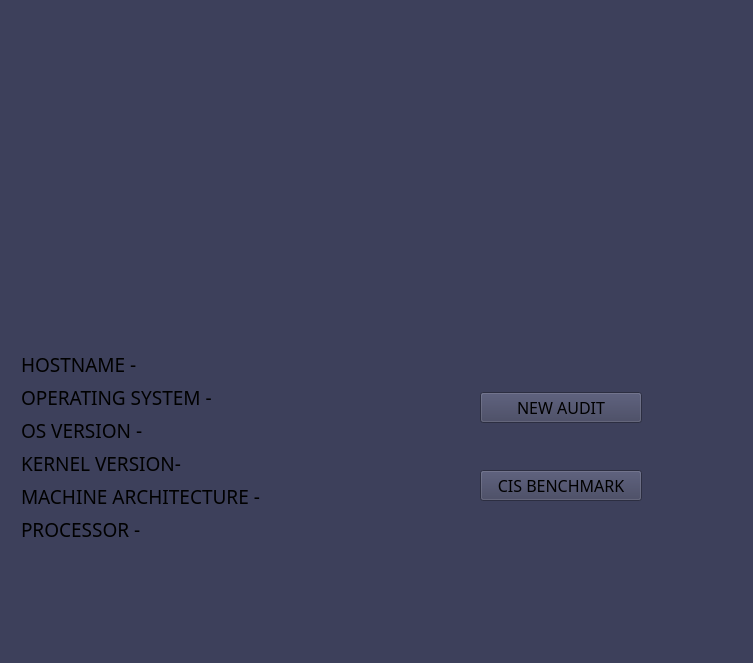
<?xml version="1.0" encoding="UTF-8"?>
<ui version="4.0">
 <class>start_page</class>
 <widget class="QWidget" name="start_page">
  <property name="geometry">
   <rect>
    <x>0</x>
    <y>0</y>
    <width>753</width>
    <height>663</height>
   </rect>
  </property>
  <property name="sizePolicy">
   <sizepolicy hsizetype="Fixed" vsizetype="Fixed">
    <horstretch>0</horstretch>
    <verstretch>0</verstretch>
   </sizepolicy>
  </property>
  <property name="minimumSize">
   <size>
    <width>753</width>
    <height>663</height>
   </size>
  </property>
  <property name="maximumSize">
   <size>
    <width>16777215</width>
    <height>663</height>
   </size>
  </property>
  <property name="font">
   <font>
    <family>DM Mono</family>
    <pointsize>12</pointsize>
   </font>
  </property>
  <property name="windowTitle">
   <string>EASY AUDIT - HOME PAGE</string>
  </property>
  <property name="styleSheet">
   <string notr="true">background-color: rgb(61, 64, 91);</string>
  </property>
  <layout class="QVBoxLayout" name="verticalLayout_3">
   <item>
    <layout class="QHBoxLayout" name="app_logo_hlayout">
     <item>
      <spacer name="hspacer_3">
       <property name="orientation">
        <enum>Qt::Orientation::Horizontal</enum>
       </property>
       <property name="sizeHint" stdset="0">
        <size>
         <width>40</width>
         <height>20</height>
        </size>
       </property>
      </spacer>
     </item>
     <item>
      <widget class="QLabel" name="logo_lbl">
       <property name="maximumSize">
        <size>
         <width>360</width>
         <height>120</height>
        </size>
       </property>
       <property name="frameShape">
        <enum>QFrame::Shape::NoFrame</enum>
       </property>
       <property name="text">
        <string/>
       </property>
       <property name="pixmap">
        <pixmap>NAME-with-TAGLINE.png</pixmap>
       </property>
       <property name="scaledContents">
        <bool>true</bool>
       </property>
      </widget>
     </item>
     <item>
      <spacer name="hspacer_2">
       <property name="orientation">
        <enum>Qt::Orientation::Horizontal</enum>
       </property>
       <property name="sizeHint" stdset="0">
        <size>
         <width>40</width>
         <height>20</height>
        </size>
       </property>
      </spacer>
     </item>
    </layout>
   </item>
   <item>
    <layout class="QHBoxLayout" name="horizontalLayout">
     <item>
      <layout class="QVBoxLayout" name="verticalLayout_2">
       <property name="leftMargin">
        <number>10</number>
       </property>
       <item>
        <widget class="QLabel" name="hostname_lbl">
         <property name="sizePolicy">
          <sizepolicy hsizetype="Minimum" vsizetype="Minimum">
           <horstretch>0</horstretch>
           <verstretch>0</verstretch>
          </sizepolicy>
         </property>
         <property name="font">
          <font>
           <family>DM Mono</family>
           <pointsize>14</pointsize>
          </font>
         </property>
         <property name="text">
          <string>HOSTNAME - </string>
         </property>
         <property name="alignment">
          <set>Qt::AlignmentFlag::AlignLeading|Qt::AlignmentFlag::AlignLeft|Qt::AlignmentFlag::AlignVCenter</set>
         </property>
        </widget>
       </item>
       <item>
        <widget class="QLabel" name="os_name_lbl">
         <property name="sizePolicy">
          <sizepolicy hsizetype="Minimum" vsizetype="Preferred">
           <horstretch>0</horstretch>
           <verstretch>0</verstretch>
          </sizepolicy>
         </property>
         <property name="font">
          <font>
           <family>DM Mono</family>
           <pointsize>14</pointsize>
          </font>
         </property>
         <property name="text">
          <string>OPERATING SYSTEM - </string>
         </property>
         <property name="alignment">
          <set>Qt::AlignmentFlag::AlignLeading|Qt::AlignmentFlag::AlignLeft|Qt::AlignmentFlag::AlignVCenter</set>
         </property>
        </widget>
       </item>
       <item>
        <widget class="QLabel" name="os_version_lbl">
         <property name="sizePolicy">
          <sizepolicy hsizetype="Minimum" vsizetype="Preferred">
           <horstretch>0</horstretch>
           <verstretch>0</verstretch>
          </sizepolicy>
         </property>
         <property name="font">
          <font>
           <family>DM Mono</family>
           <pointsize>14</pointsize>
          </font>
         </property>
         <property name="text">
          <string>OS VERSION - </string>
         </property>
         <property name="alignment">
          <set>Qt::AlignmentFlag::AlignLeading|Qt::AlignmentFlag::AlignLeft|Qt::AlignmentFlag::AlignVCenter</set>
         </property>
        </widget>
       </item>
       <item>
        <widget class="QLabel" name="kernel_lbl">
         <property name="sizePolicy">
          <sizepolicy hsizetype="Minimum" vsizetype="Preferred">
           <horstretch>0</horstretch>
           <verstretch>0</verstretch>
          </sizepolicy>
         </property>
         <property name="font">
          <font>
           <family>DM Mono</family>
           <pointsize>14</pointsize>
          </font>
         </property>
         <property name="text">
          <string>KERNEL VERSION- </string>
         </property>
         <property name="alignment">
          <set>Qt::AlignmentFlag::AlignLeading|Qt::AlignmentFlag::AlignLeft|Qt::AlignmentFlag::AlignVCenter</set>
         </property>
        </widget>
       </item>
       <item>
        <widget class="QLabel" name="mach_arch_lbl">
         <property name="sizePolicy">
          <sizepolicy hsizetype="Minimum" vsizetype="Preferred">
           <horstretch>0</horstretch>
           <verstretch>0</verstretch>
          </sizepolicy>
         </property>
         <property name="font">
          <font>
           <family>DM Mono</family>
           <pointsize>14</pointsize>
          </font>
         </property>
         <property name="text">
          <string>MACHINE ARCHITECTURE - </string>
         </property>
         <property name="alignment">
          <set>Qt::AlignmentFlag::AlignLeading|Qt::AlignmentFlag::AlignLeft|Qt::AlignmentFlag::AlignVCenter</set>
         </property>
        </widget>
       </item>
       <item>
        <widget class="QLabel" name="processor_lbl">
         <property name="sizePolicy">
          <sizepolicy hsizetype="Minimum" vsizetype="Preferred">
           <horstretch>0</horstretch>
           <verstretch>0</verstretch>
          </sizepolicy>
         </property>
         <property name="font">
          <font>
           <family>DM Mono</family>
           <pointsize>14</pointsize>
          </font>
         </property>
         <property name="text">
          <string>PROCESSOR -</string>
         </property>
         <property name="alignment">
          <set>Qt::AlignmentFlag::AlignLeading|Qt::AlignmentFlag::AlignLeft|Qt::AlignmentFlag::AlignVCenter</set>
         </property>
        </widget>
       </item>
      </layout>
     </item>
     <item>
      <layout class="QVBoxLayout" name="verticalLayout">
       <property name="leftMargin">
        <number>100</number>
       </property>
       <property name="rightMargin">
        <number>100</number>
       </property>
       <item>
        <widget class="QPushButton" name="new_audit_btn">
         <property name="text">
          <string>NEW AUDIT</string>
         </property>
        </widget>
       </item>
       <item>
        <widget class="QPushButton" name="cis_benchmark_btn">
         <property name="text">
          <string>CIS BENCHMARK</string>
         </property>
        </widget>
       </item>
      </layout>
     </item>
    </layout>
   </item>
  </layout>
 </widget>
 <resources/>
 <connections/>
</ui>
